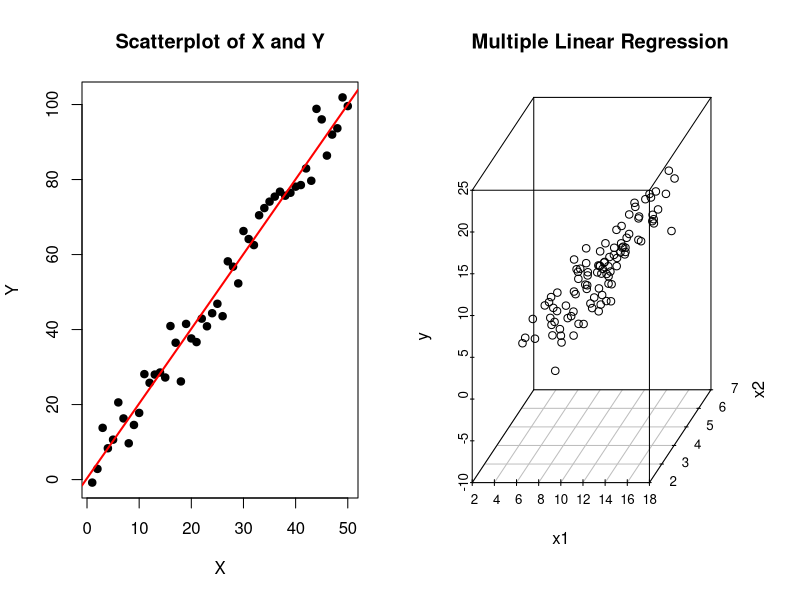

Write the R code that produced this figure.
set.seed(123)
x <- 1:50
y <- 2 * x + rnorm(50, mean = 0, sd = 5)

simple_model <- lm(y ~ x)
new_x <- data.frame(x = c(51, 52, 53))
predictions <- predict(simple_model, newdata = new_x)

set.seed(456)
n <- 100
x1 <- rnorm(n, mean = 10, sd = 3)
x2 <- rnorm(n, mean = 5, sd = 1)
y_multi <- 3 + 1.5 * x1 - 2 * x2 + rnorm(n, sd = 2)
multi_data <- data.frame(y = y_multi, x1 = x1, x2 = x2)
multiple_model <- lm(y ~ x1 + x2, data = multi_data)
new_data <- data.frame(x1 = c(12, 14), x2 = c(4, 6))
multi_predictions <- predict(multiple_model, newdata = new_data)

par(mfrow = c(1, 2))

plot(x, y, main = "Scatterplot of X and Y", xlab = "X", ylab = "Y", pch = 19)
abline(simple_model, col = "red", lwd = 2)

library(scatterplot3d)
scatterplot3d(multi_data$x1, multi_data$x2, multi_data$y,
              main = "Multiple Linear Regression",
              xlab = "x1", ylab = "x2", zlab = "y")

par(mfrow = c(1,1))
